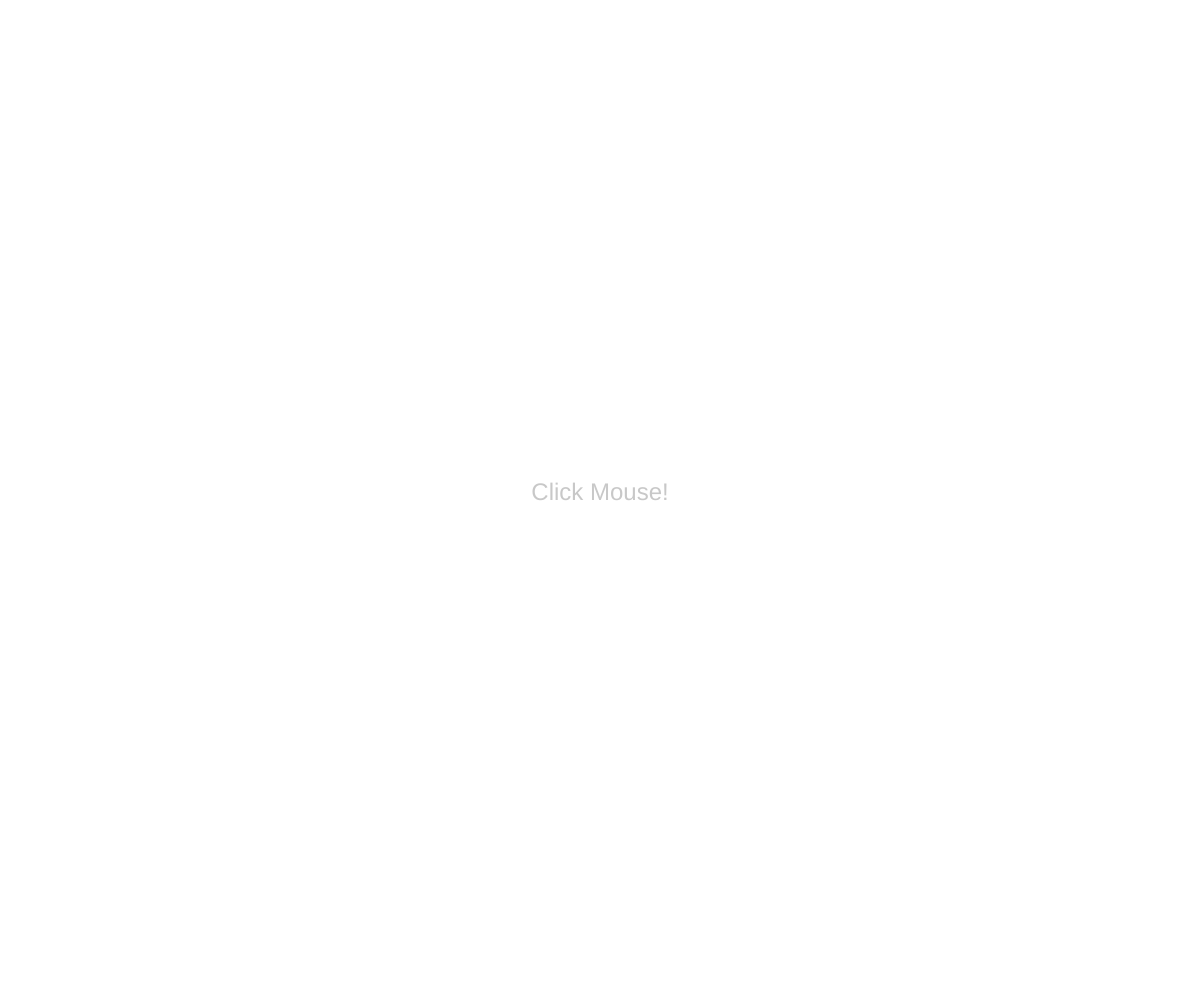
Frame 1 (no input)
Frame 60 (no input): identical to frame 1, image omitted
Frame 120 (the mouse pressed at the canvas centre since frame 60): identical to frame 1, image omitted

The p5.js sketch that drew this single still picture (run headless with seeded random() and noise() and a simulated clock; from frame 60 on, the mouse is pressed at the canvas centre):

// p5.js sketch
// ── sketch.js
//================= global variables =================
var walkers = []; // walker objects
var wSize = 4; // size of the walker

//================= setup() =================
function setup() {
  createCanvas(window.innerWidth, window.innerHeight); // create a canvas
  background(255); // make background white
  fill(200);
  textSize(24);
  textAlign(CENTER);
  text("Click Mouse!", width/2, height/2);
}

//================= draw() =================
function draw() {
  // let walkers step and show
  for(var i = 0; i < walkers.length; i++){
    var w = walkers[i];
    w.step();
    w.display();
  }
}

//================= mouseClicked() =================
// generate another walker when mouse is clicked
function mouseClicked() {
  var wAddNum = 30; // added numbers of walkers when mouse is pressed
  var r = 30;
  
  for(var i = 0; i < wAddNum; i++){
    var x = getGridPos(random(mouseX - r, mouseX + r)); // get x pos
    var y = getGridPos(random(mouseY - r, mouseY + r)); // get y pos
    walkers.push(new Walker(x, y)); // generate and add to the array
  }
}

//================= windowResized() =================
// resize the canvas to fit to the window when it is resized
function windowResized() {
  resizeCanvas(windowWidth, windowHeight); //resize the canvas
}

//================= getGridPos() =================
// get a position that fits to grid of walker's size
function getGridPos(_pos) {
  return _pos - (_pos % wSize);
}
// ── Walker.js
// walker class
function Walker(_x, _y){
  //================= properties =================
  this.x = _x; // x pos
  this.y = _y; // y pos
  this.c = color(random(255), random(255), random(255)); // current color
  
  //================= display() =================
  // display
  this.display = function(){
    stroke(this.c); // set stroke color
    strokeWeight(2); // set stroke weight
    point(this.x, this.y); // draw a point
  }
  
  //================= step() =================
  // step to a direction that is randomly chosen
  this.step = function() {
    var stepSize = wSize; // step size equals to walker's size
    var m = 14.0;
    var p = random(1);
    if(p < 1.0/m){
      // step to up
      this.y += stepSize;
      
    } else if (p < 2.0/m){
      // step to up right
      this.x += stepSize;
      this.y += stepSize;
      
    } else if (p < 3.0/m){
      // step to right
      this.x += stepSize;
      
    } else if (p < 4.0/m){
      // step to down right
      this.x += stepSize;
      this.y -= stepSize;
      
    } else if (p < 5.0/m){
      // step to down
      this.y -= stepSize;
      
    } else if (p < 6.0/m){
      // step to down left
      this.x -= stepSize;
      this.y -= stepSize;
      
    } else if (p < 7.0/m){
      // step to left
      this.x -= stepSize;
      
    } else if (p < 8.0/m){
      // step to up left
      this.x -= stepSize;
      this.y += stepSize;
      
    } else {
      // step to mouse position
      if (this.x < mouseX){
        this.x += stepSize;
      } else if (this.x > mouseX){
        this.x -= stepSize;
      }
      if (this.y < mouseY){
        this.y += stepSize;
      } else if (this.y > mouseY){
        this.y -= stepSize;
      }
    }
  }
}
